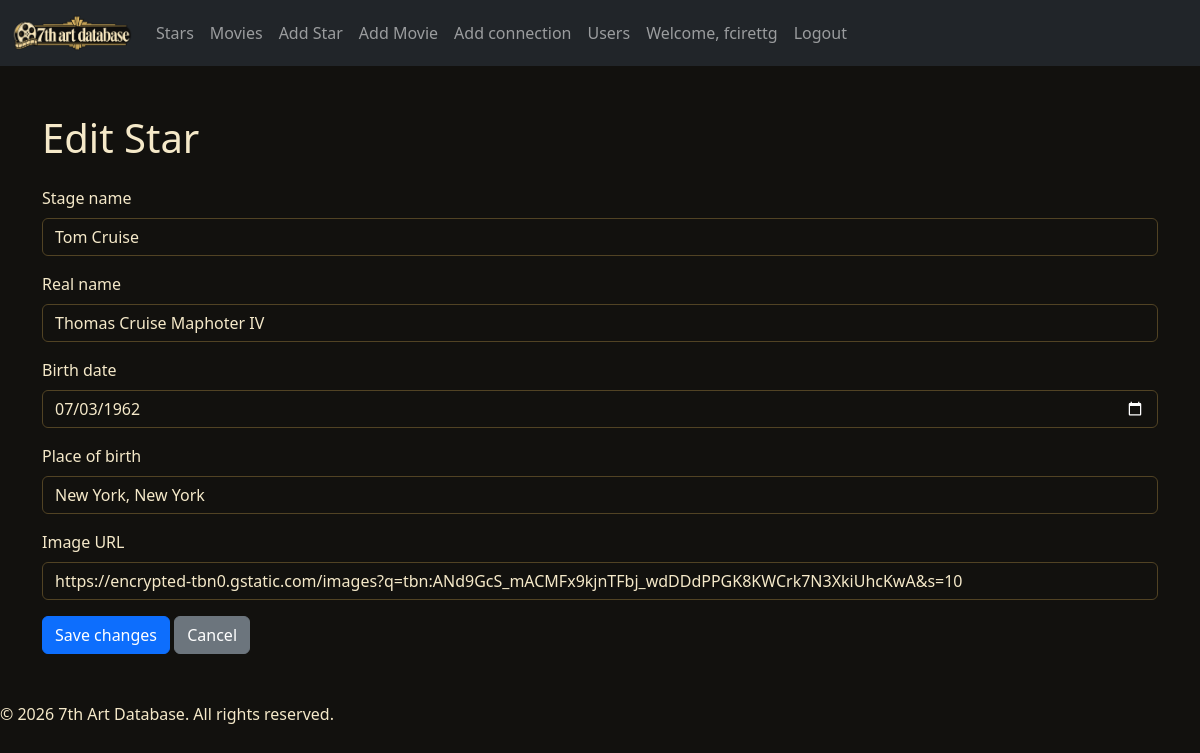
Screenshot of /edit_star/32 (signed in) with the database file from the repository.
### tables this page shows
CREATE TABLE stars (
        id INTEGER PRIMARY KEY,
        created_at TEXT NOT NULL,
        stage_name TEXT NOT NULL,
        real_name TEXT,
        date_of_birth TEXT,
        place_of_birth TEXT,
        image_url TEXT,
        username TEXT,
        FOREIGN KEY (username) REFERENCES users (username)
    );

### app.py (the view, shortened to what this page needs)
@app.route('/edit_star/<int:star_id>', methods=['GET', 'POST'])
def edit_star(star_id):
    if not session.get('logged_in'):
        flash('Please log in to edit a star.', 'warning')
        return redirect(url_for('login'))
    conn = db.open_database('movies.db')
    try:
        star = db.get_star(conn, star_id)
    finally:
        db.close_database(conn)
    if star is None:
        return 'Star not found', 404
    return render_template('edit_star.html', star=star)

### movies_sqlite.py (called while the page is built)
def open_database(db_path: str):
    conn = sqlite3.connect(db_path)
    return conn

def get_star(conn, star_id: int) -> Optional[dict]:
    cur = conn.cursor()
    cur.execute(
        """SELECT id, stage_name, real_name, date_of_birth, place_of_birth, image_url
           FROM stars WHERE id = ?""",
        (star_id,),
    )
    row = cur.fetchone()
    if row is None:
        return None
    fields = [description[0] for description in cur.description]
    return dict(zip(fields, row))

def close_database(conn):
    conn.close()

### templates/edit_star.html
{% extends "base.html" %}
{% block body %}
    <main class="container py-5">
        <h1 class="mb-4">Edit Star</h1>
        <form method="POST" action="{{ url_for('edit_star', star_id=star.id) }}">
            <div class="mb-3">
                <label for="stage_name" class="form-label">Stage name</label>
                <input type="text" class="form-control" id="stage_name" name="stage_name" value="{{ star.stage_name }}" required>
            </div>
            <div class="mb-3">
                <label for="real_name" class="form-label">Real name</label>
                <input type="text" class="form-control" id="real_name" name="real_name" value="{{ star.real_name or '' }}">
            </div>
            <div class="mb-3">
                <label for="date_of_birth" class="form-label">Birth date</label>
                <input type="date" class="form-control" id="date_of_birth" name="date_of_birth" value="{{ star.date_of_birth or '' }}">
            </div>
            <div class="mb-3">
                <label for="place_of_birth" class="form-label">Place of birth</label>
                <input type="text" class="form-control" id="place_of_birth" name="place_of_birth" value="{{ star.place_of_birth or '' }}">
            </div>
            <div class="mb-3">
                <label for="image_url" class="form-label">Image URL</label>
                <input type="url" class="form-control" id="image_url" name="image_url" value="{{ star.image_url or '' }}">
            </div>
            <button type="submit" class="btn btn-primary">Save changes</button>
            <a class="btn btn-secondary" href="{{ url_for('stars') }}">Cancel</a>
        </form>
    </main>
{% endblock %}

### templates/base.html (shortened to what this page needs)
<!DOCTYPE html>
<html lang="en" data-bs-theme="dark">
<head>
    {% block head %}
        <link href="https://cdn.jsdelivr.net/npm/bootstrap@5.3.2/dist/css/bootstrap.min.css" rel="stylesheet">
    {% endblock %}
</head>
<body>
        <nav class="navbar navbar-expand-lg navbar-dark bg-dark">
        <div class="container-fluid">
            <a class="navbar-brand" href="/">
                <img src="{{ url_for('static', filename='images/Logo7adb_head.png') }}" alt="7th Art Database" height="40">
            </a>
            <div class="collapse navbar-collapse" id="navbarNav">
                <ul class="navbar-nav">
                    <li class="nav-item">
                        <a class="nav-link" href="/stars">Stars</a>
                    </li>
                    <li class="nav-item">
                        <a class="nav-link" href="/movies">Movies</a>
                    </li>
                    {% if session.get('logged_in') %}
                    <li class="nav-item">
                        <a class="nav-link" href="/add_star">Add Star</a>
                    </li>
                    <li class="nav-item">
                        <a class="nav-link" href="/add_movie">Add Movie</a>
                    </li>
                    <li class="nav-item">
                        <a class="nav-link" href="/add_connection">Add connection</a>
                    </li>
                    <li class="nav-item">
                        <a class="nav-link" href="/users">Users</a>
                    </li>
                    {% endif %}
                </ul>
                <ul class="navbar-nav">
                    {% if session.get('logged_in') %}
                        <li class="nav-item">
                            <span class="nav-link">Welcome, {{ session.get('username') }}</span>
                        </li>
                        <li class="nav-item">
                            <a class="nav-link" href="/logout">Logout</a>
                        </li>
                    {% else %}
                        <li class="nav-item">
                            <a class="nav-link" href="/login">Login</a>
                        </li>
                    {% endif %}
                </ul>
            </div>
        </div>
    </nav>
    {% block body %}
    {% endblock %}
</body>
<footer>
    <p>&copy; 2026 7th Art Database. All rights reserved.</p>
</footer>

### templates/base.html (style rules this page uses)
:root { --bs-primary: #d6ad4f; --bs-primary-rgb: 214, 173, 79; --bs-primary-text-emphasis: #f1d78f; --bs-primary-bg-subtle: #332a17; --bs-primary-border-subtle: #8b6d2d; --bs-body-bg: #12110e; --bs-body-color: #f5e9c9; --bs-link-color: #e5c36a; --bs-link-hover-color: #f3d992; --bs-border-color: #514324; }

### rows the page displays
stars: get "fcirettg", stage_name "Tom Cruise", real_name "Thomas Cruise Maphoter IV", date_of_birth "07/03/1962", place_of_birth "New York, New York", image_url "https://encrypted-tbn0.gstatic.com/images?q=tbn:ANd9GcS_mACMFx9kjnTFbj_wdDDdPPGK8KWCrk7N3XkiUhcKwA&s=10"
